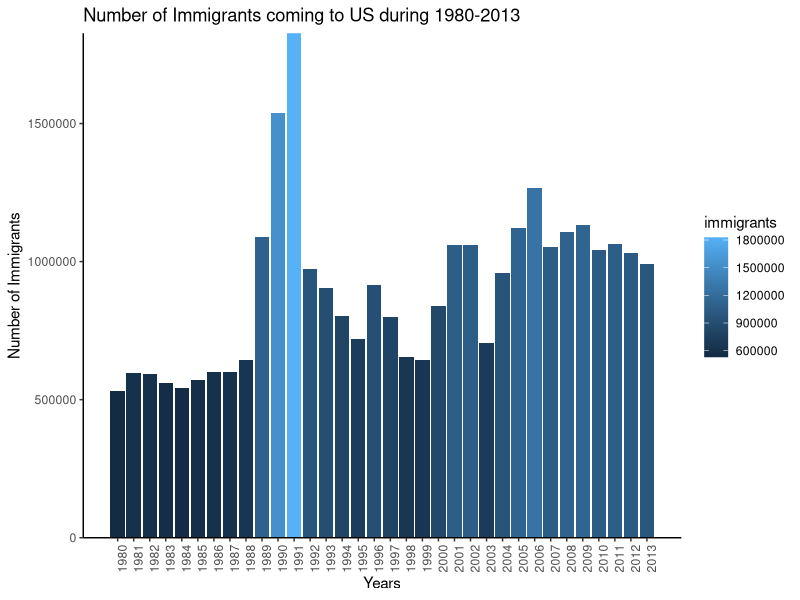

Source code (R):
install.packages("ggplot2")
library(ggplot2)
immigrants <- read.csv(file = "Immigrants-USA.csv", stringsAsFactors = FALSE)
colnames(immigrants)

sum1980 <- sum(immigrants$X1980)
sum1981 <- sum(immigrants$X1981)
sum1982 <- sum(immigrants$X1982)
sum1983 <- sum(immigrants$X1983)
sum1984 <- sum(immigrants$X1984)
sum1985 <- sum(immigrants$X1985)
sum1986 <- sum(immigrants$X1986)
sum1987 <- sum(immigrants$X1987)
sum1988 <- sum(immigrants$X1988)
sum1989 <- sum(immigrants$X1989)
sum1990 <- sum(immigrants$X1990)
sum1991 <- sum(immigrants$X1991)
sum1992 <- sum(immigrants$X1992)
sum1993 <- sum(immigrants$X1993)
sum1994 <- sum(immigrants$X1994)
sum1995 <- sum(immigrants$X1995)
sum1996 <- sum(immigrants$X1996)
sum1997 <- sum(immigrants$X1997)
sum1998 <- sum(immigrants$X1998)
sum1999 <- sum(immigrants$X1999)
sum2000 <- sum(immigrants$X2000)
sum2001 <- sum(immigrants$X2001)
sum2002 <- sum(immigrants$X2002)
sum2003 <- sum(immigrants$X2003)
sum2004 <- sum(immigrants$X2004)
sum2005 <- sum(immigrants$X2005)
sum2006 <- sum(immigrants$X2006)
sum2007 <- sum(immigrants$X2007)
sum2008 <- sum(immigrants$X2008)
sum2009 <- sum(immigrants$X2009)
sum2010 <- sum(immigrants$X2010)
sum2011 <- sum(immigrants$X2011)
sum2012 <- sum(immigrants$X2012)
sum2013 <- sum(immigrants$X2013)
year <- c(1980, 1981, 1982, 1983, 1984, 1985, 1986, 1987, 1988, 1989, 1990, 1991, 1992, 1993, 1994, 1995, 1996, 1997, 1998, 1999, 2000, 2001, 2002, 2003, 2004, 2005, 2006, 2007, 2008, 2009, 2010, 2011, 2012, 2013)
immigrants <- c(sum1980, sum1981, sum1982, sum1983, sum1984, sum1985, sum1986, sum1987, sum1988, sum1989, sum1990, sum1991, sum1992, sum1993, sum1994, sum1995, sum1996, sum1997, sum1998, sum1999, sum2000, sum2001, sum2002, sum2003, sum2004, sum2005, sum2006, sum2007, sum2008, sum2009, sum2010, sum2011, sum2012, sum2013)
numberOfImmigrants <- data.frame(year, immigrants)
numberOfImmigrants

ggplot(numberOfImmigrants, aes(year, immigrants)) +   
  scale_y_continuous(expand = c(0,0)) +
  geom_bar( aes(fill = immigrants),position = "dodge", stat="identity") +
  scale_x_continuous(breaks=year) + 
  theme(axis.text.x=element_text(angle=90,hjust=1), 
        panel.background = element_blank()) +
  theme(axis.line.x = element_line(color="black"),
        axis.line.y = element_line(color="black"))+
  xlab("Years") + ylab("Number of Immigrants") + 
  ggtitle("Number of Immigrants coming to US during 1980-2013") 